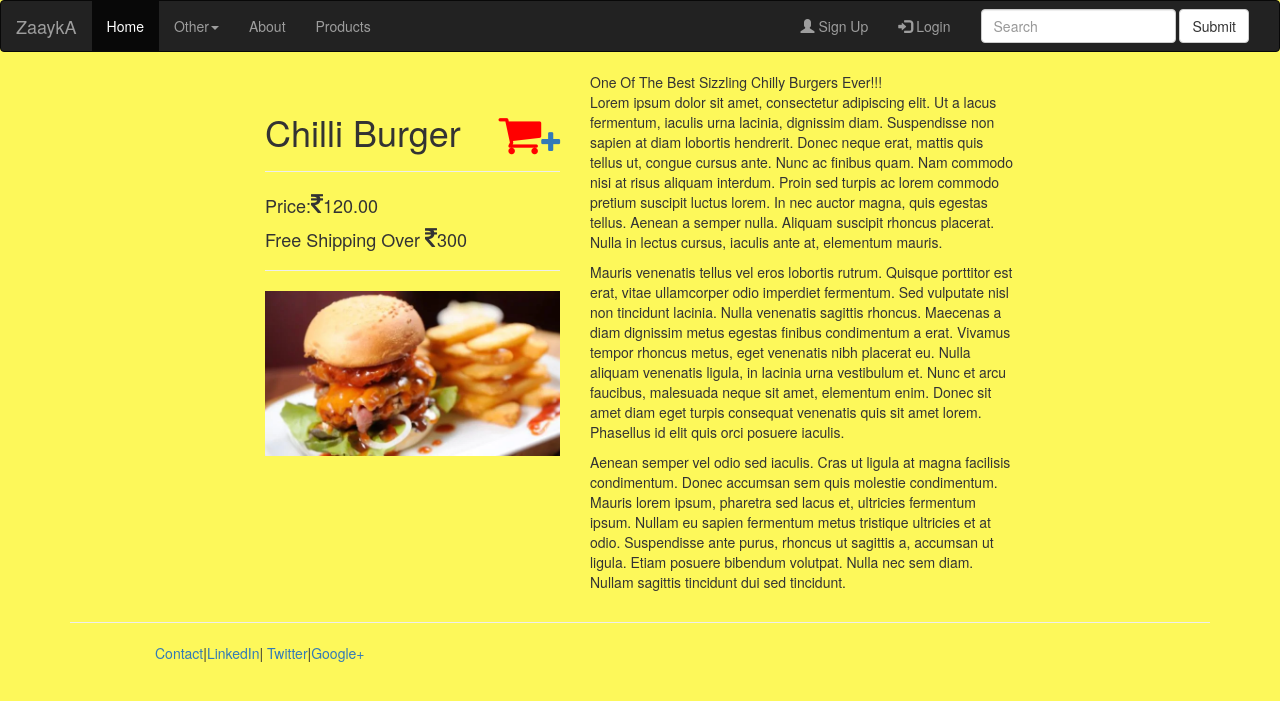
Page /products/chilli-burger/ on the committed database.
### Products/models.py (models this page shows, shortened)
class Product(models.Model):
    title= models.CharField(max_length=120)
    description = models.TextField()
    price = models.DecimalField(decimal_places=2,max_digits=12)
    category = models.DecimalField(decimal_places=0,max_digits=2,default=False)
    slug =models.SlugField(unique=True)
    timestamp = models.DateTimeField(auto_now_add=True,auto_now=False)
    update = models.DateTimeField(auto_now_add=False,auto_now=True)
    active = models.BooleanField(default=True)
    class Meta:
        unique_together =('title','slug')

class ProductImage(models.Model):
    product = models.ForeignKey(Product,on_delete=models.CASCADE)
    image = models.ImageField(upload_to='fdimg')
    featured = models.BooleanField(default=False)
    thumbnail = models.BooleanField(default=False)
    active = models.BooleanField(default=True)
    update = models.DateTimeField(auto_now_add=False,auto_now=True)

### Products/views.py (the view)
# urls.py: path('products/<slug:slug>/',product_views.single,name='single_product'),
def single(request,slug):
    try:
        product = Product.objects.get(slug=slug)
        images = product.productimage_set.all()
        context ={'product': product,"images":images}
        template = 'Products/single.html'
        return render(request,template,context)
    except:
        raise Http404

### Products/templates/Products/single.html
{% extends "Products/base.html" %}
{% block content %}
<div class="row">
  <div class="col-md-5">
    <div class="page-header">
    <h1>{{product.title}}  <a href="{% url 'update_cart' product.slug 1 %}" class="pull-right"><i class="fa fa-shopping-cart" style="font-size:46px;color:red"></i><i class="fa fa-plus" style="font-size:24px"></i></a></h1>
  </div>
  <h4>Price:<i class="fa fa-inr" style="font-size:24px"></i>{{product.price}}</h4>
  <h4>Free Shipping Over <i class="fa fa-inr" style="font-size:24px"></i>300</h4>
  <hr>
    {% for img in images %}
        <img class=" img-responsive" src="{{ img.image.url }}" alt="Card image">
    {% endfor %}
  </div>
  <div class="col-md-7">
    {{product.description|linebreaks}}
  </div>
{% endblock %}

### rows in the picture
Product: title "Chilli Burger", price "120.00", description "One Of The Best Sizzling Chilly Burgers Ever!!! Lorem ipsum dolor sit amet, consectetur adipiscing elit. Ut a lacus fermentum, iaculis urna lacinia, dignissim diam. Suspendisse non sapien at diam lobortis hendrerit. Donec neque erat, mattis quis tellus ut, congue cursus ante. Nunc ac finibus quam. Nam commodo nisi at risus aliquam interdum. Proin sed turpis ac lorem commodo pretium suscipit luctus lorem. In nec auctor magna, quis egestas tellus. Aenean a semper nulla. Aliquam suscipit rhoncus placerat. Nulla in lectus cursus, iaculis ante at, elementum mauris. Mauris venenatis tellus vel eros lobortis rutrum. Quisque porttitor est erat, vitae ullamcorper odio imperdiet fermentum. Sed…"
ProductImage: image (picture)
